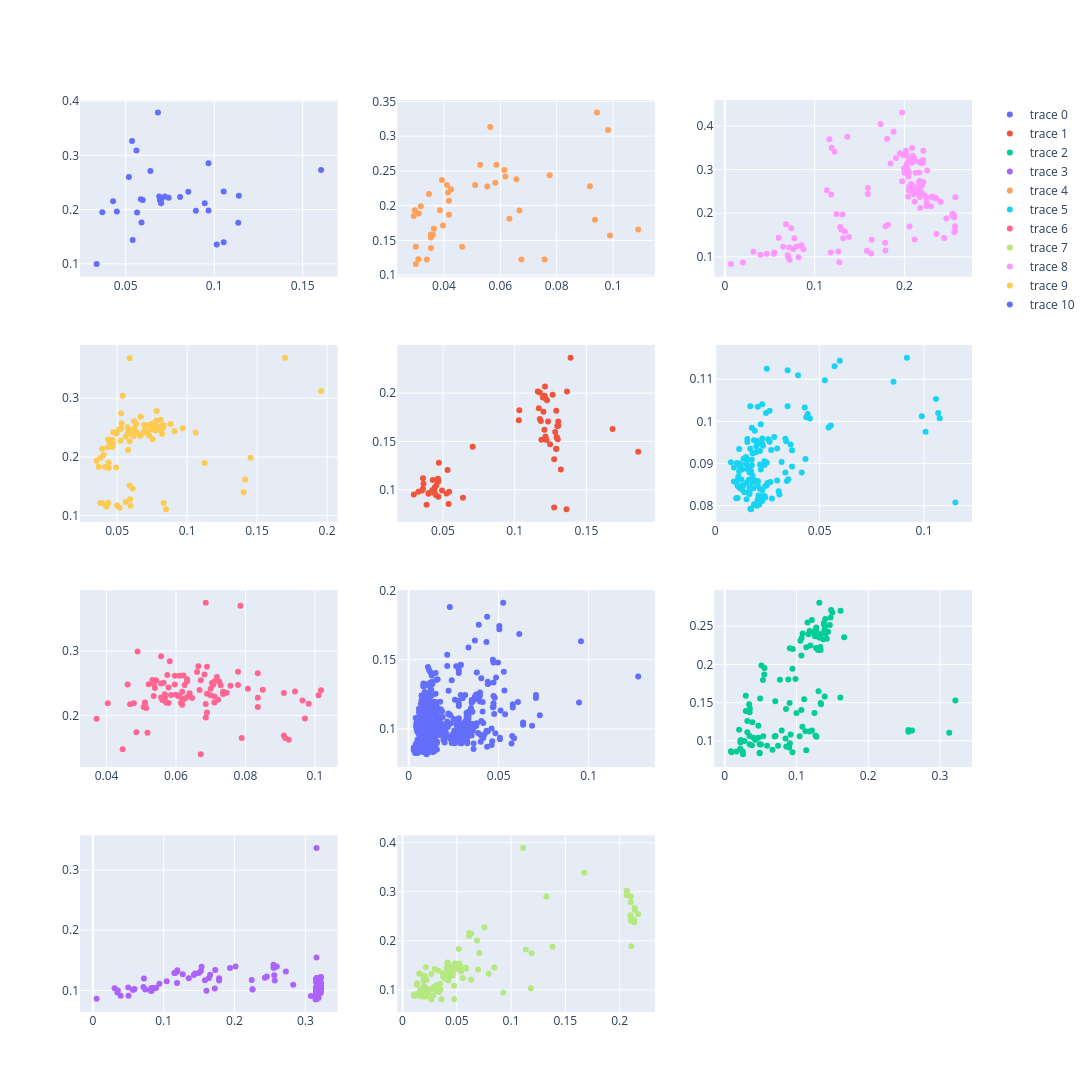

The notebook cell this image was saved under:
### Code cell
import math
import plotly.graph_objects as go
from plotly.subplots import make_subplots

n_cat = len(names)
n_cols = 3
n_rows = math.ceil(n_cat / n_cols)


fig = make_subplots(n_rows, n_cols)

for i, group_t in enumerate(food.groupby(['category'])):
    row = i % n_rows + 1
    col = i % n_cols + 1
    name = group_t[0][0]
    df = group_t[1]
    fig.add_trace(go.Scatter(x=df["Energy"], y=df["score"],
                             text=df["food"],
                             mode="markers"), row, col)

d = 18.5
# fig.set_size_inches(d, 8/5 * d)
fig.update_layout(height=1600, width=1600)
fig.show()

### Figure 1 — Plotly figure (JSON) as saved in the notebook; plotly's stock layout.template omitted (floating-point values rounded to 4 significant figures; data arrays with more than 128 entries replaced by an {"elided": "..."} marker saying what was removed)
{"data": [{"mode": "markers", "text": ["Beef, rib, shortribs, separable lean only, choice, cooked, braised", "Beef, variety meats and by-products, brain, cooked, simmered", "Beef, variety meats and by-products, liver, cooked, braised", "Beef, variety meats and by-products, lungs, cooked, braised", "Beef, ground, patties, frozen, cooked, broiled", "Beef, variety meats and by-products, heart, cooked, simmered", "Beef, variety meats and by-products, kidneys, cooked, simmered", "Beef, variety meats and by-products, pancreas, cooked, braised", "Beef, variety meats and by-products, thymus, cooked, braised", "Beef, cured, breakfast strips, cooked", "Beef, cured, corned beef, brisket, cooked", "Beef, variety meats and by-products, spleen, cooked, braised", "Beef, variety meats and by-products, tongue, cooked, simmered", "Beef, New Zealand, imported, brisket point end, separable lean only, cooked, braised", "Beef, New Zealand, imported, chuck eye roll, separable lean only, cooked, braised", "Beef, New Zealand, imported, flank, separable lean only, cooked, braised", "Beef, New Zealand, imported, flat, separable lean only, cooked, braised", "Beef, New Zealand, imported, variety meats and by-products, heart, cooked, boiled", "Beef, New Zealand, imported, variety meats and by-products, kidney, cooked, boiled", "Beef, New Zealand, imported, oyster blade, separable lean only, cooked, braised", "Beef, New Zealand, imported, ribs prepared, cooked, fast roasted", "Beef, New Zealand, imported, sweetbread, cooked, boiled", "Beef, New Zealand, imported, variety meats and by-products, tripe cooked, boiled", "Beef, New Zealand, imported, bolar blade, separable lean only, cooked, fast roasted", "Beef, New Zealand, imported, brisket navel end, separable lean only, cooked, braised", "Beef, New Zealand, imported, cube roll, separable lean only, cooked, fast roasted", "Beef, New Zealand, imported, eye round, separable lean only, cooked, slow roasted", "Beef, New Zealand, imported, hind shin, separable lean only, cooked, braised", "Beef, New Zealand, imported, variety meats and by-products liver, cooked, boiled", "Beef, New Zealand, imported, manufacturing beef, cooked, boiled", "Beef, New Zealand, imported, variety meats and by-products, tongue, cooked, boiled", "Beef, variety meats and by-products, tripe, cooked, simmered"], "type": "scatter", "x": [0.1054, 0.05393, 0.06821, 0.04286, 0.1054, 0.05893, 0.05643, 0.09679, 0.1139, 0.1604, 0.08964, 0.05179, 0.1014, 0.07214, 0.07429, 0.06929, 0.08071, 0.06393, 0.05607, 0.07, 0.07036, 0.1136, 0.03679, 0.06893, 0.09464, 0.08536, 0.05857, 0.05964, 0.05357, 0.045, 0.09679, 0.03357], "xaxis": "x", "y": [0.2334, 0.1441, 0.3789, 0.2153, 0.1397, 0.1763, 0.1945, 0.2853, 0.2256, 0.2732, 0.1978, 0.26, 0.1355, 0.2242, 0.2219, 0.2177, 0.2231, 0.2714, 0.3089, 0.2118, 0.2206, 0.1759, 0.1949, 0.2241, 0.2115, 0.2331, 0.219, 0.2177, 0.3267, 0.1965, 0.1984, 0.09946], "yaxis": "y"}, {"mode": "markers", "text": ["Vital wheat gluten", "Millet, cooked", "Rice, brown, medium-grain, cooked (Includes foods for USDA's Food Distribution Program)", "Rye grain", "Rye flour, dark", "Rye flour, medium", "Rye flour, light", "Triticale flour, whole-grain", "Wheat, hard red spring", "Wheat, hard red winter", "Wheat, soft red winter", "Wheat flour, whole-grain (Includes foods for USDA's Food Distribution Program)", "Wild rice, cooked", "Rice flour, brown", "Pasta, gluten-free, corn, cooked", "Pasta, homemade, made with egg, cooked", "Pasta, homemade, made without egg, cooked", "Noodles, chinese, chow mein", "Noodles, japanese, soba, cooked", "Noodles, japanese, somen, cooked", "Pasta, whole-wheat, cooked (Includes foods for USDA's Food Distribution Program)", "Spaghetti, spinach, cooked", "Rice noodles, cooked", "Quinoa, cooked", "Teff, cooked", "Corn grain, white", "Corn flour, whole-grain, blue (harina de maiz morado)", "Sorghum flour, whole-grain", "Wheat flour, whole-grain, soft wheat", "Cornmeal, whole-grain, yellow", "Cornstarch", "Couscous, cooked", "Rice, brown, long-grain, cooked (Includes foods for USDA's Food Distribution Program)", "Oats (Includes foods for USDA's Food Distribution Program)", "Rice, white, steamed, Chinese restaurant", "Sorghum grain", "Triticale", "Wheat, hard white", "Wheat, soft white", "Wheat, durum", "Wheat, sprouted", "Pasta, fresh-refrigerated, plain, as purchased", "Pasta, fresh-refrigerated, plain, cooked", "Pasta, fresh-refrigerated, spinach, as purchased", "Pasta, fresh-refrigerated, spinach, cooked", "Noodles, flat, crunchy, Chinese restaurant", "Barley flour or meal", "Barley malt flour", "Wheat, KAMUT khorasan, cooked", "Spelt, cooked", "Corn flour, whole-grain, white", "Cornmeal, whole-grain, white", "Barley, hulled", "Barley, pearled, cooked", "Buckwheat", "Bulgur, cooked", "Corn grain, yellow", "Corn flour, whole-grain, yellow", "Amaranth grain, cooked", "Arrowroot flour", "Buckwheat groats, roasted, cooked", "Buckwheat flour, whole-groat", "Millet flour", "Pasta, gluten-free, brown rice flour, cooked, TINKYADA", "Pasta, gluten-free, corn flour and quinoa flour, cooked, ANCIENT HARVEST", "Rice, brown, parboiled, cooked, UNCLE BENS", "Pasta, gluten-free, corn and rice flour, cooked"], "type": "scatter", "x": [0.1321, 0.0425, 0.04, 0.1207, 0.1161, 0.1246, 0.1275, 0.1207, 0.1175, 0.1168, 0.1182, 0.1214, 0.03607, 0.1296, 0.045, 0.04643, 0.04429, 0.1682, 0.03536, 0.04679, 0.05321, 0.04643, 0.03857, 0.04286, 0.03607, 0.1304, 0.13, 0.1282, 0.1186, 0.1293, 0.1361, 0.04, 0.04393, 0.1389, 0.05393, 0.1175, 0.12, 0.1221, 0.1214, 0.1211, 0.07071, 0.1029, 0.04679, 0.1032, 0.04643, 0.1861, 0.1232, 0.1289, 0.04714, 0.04536, 0.1289, 0.1293, 0.1264, 0.04393, 0.1225, 0.02964, 0.1304, 0.1289, 0.03643, 0.1275, 0.03286, 0.1196, 0.1364, 0.04929, 0.05429, 0.0525, 0.06393], "xaxis": "x5", "y": [0.121, 0.09943, 0.09583, 0.1622, 0.2017, 0.147, 0.1314, 0.1973, 0.2005, 0.1844, 0.1712, 0.1948, 0.101, 0.166, 0.09464, 0.1113, 0.1024, 0.1628, 0.09931, 0.09287, 0.1204, 0.109, 0.08444, 0.1102, 0.1119, 0.1706, 0.1522, 0.1598, 0.1517, 0.1543, 0.07986, 0.09669, 0.09893, 0.2367, 0.08529, 0.1732, 0.1808, 0.1516, 0.155, 0.2069, 0.1445, 0.172, 0.1086, 0.1822, 0.1107, 0.1394, 0.1705, 0.1817, 0.1279, 0.1045, 0.1421, 0.154, 0.1983, 0.0967, 0.1926, 0.09521, 0.1662, 0.1424, 0.1062, 0.08166, 0.09796, 0.1955, 0.2018, 0.09935, 0.0979, 0.09619, 0.09176], "yaxis": "y5"}, {"mode": "markers", "text": ["Cheese, parmesan, low sodium", "Milk, imitation, non-soy", "Cheese, mozzarella, low sodium", "Imitation cheese, american or cheddar, low cholesterol", "Cream substitute, liquid, light", "Cheese, pasteurized process, cheddar or American, low sodium", "Cheese, swiss, low sodium", "Cheese, cottage, with vegetables", "Cheese, american cheddar, imitation", "Eggs, scrambled, frozen mixture", "Cheese, fontina", "Cheese, monterey", "Cheese, mozzarella, whole milk", "Cheese, mozzarella, whole milk, low moisture", "Cheese, mozzarella, part skim milk", "Cheese, parmesan, hard", "Cheese, port de salut", "Cheese, provolone", "Cheese, ricotta, whole milk", "Cheese, tilsit", "Cheese, pasteurized process, pimento", "Cheese, pasteurized process, swiss", "Cheese food, cold pack, American", "Cream, fluid, light (coffee cream or table cream)", "Cream, fluid, light whipping", "Cream, fluid, heavy whipping", "Cream, whipped, cream topping, pressurized", "Milk, filled, fluid, with blend of hydrogenated vegetable oils", "Milk, filled, fluid, with lauric acid oil", "Dessert topping, pressurized", "Dessert topping, semi solid, frozen", "Sour cream, imitation, cultured", "Milk, low sodium, fluid", "Milk, sheep, fluid", "Milk shakes, thick chocolate", "Milk shakes, thick vanilla", "Whey, acid, fluid", "Yogurt, plain, skim milk", "Nutritional supplement for people with diabetes, liquid", "Cheese, mexican, queso cotija", "Cheese, cheddar, sharp, sliced", "Cheese, mozzarella, low moisture, part-skim, shredded", "Yogurt, Greek, fruit, whole milk", "Yogurt, Greek, Blueberry, CHOBANI", "Cheese, gjetost", "Cheese, gouda", "Cheese, gruyere", "Cheese, limburger", "Cheese, mozzarella, low moisture, part-skim", "Cheese, muenster", "Cheese, neufchatel", "Cheese, parmesan, grated", "Cheese, ricotta, part skim milk", "Cheese, romano", "Cheese, roquefort", "Cheese, swiss", "Cheese food, pasteurized process, swiss", "Cream, fluid, half and half", "Cream, sour, cultured", "Eggnog", "Cream substitute, liquid, with hydrogenated vegetable oil and soy protein", "Cream substitute, liquid, with lauric acid oil and sodium caseinate", "Milk substitutes, fluid, with lauric acid oil", "Milk, chocolate beverage, hot cocoa, homemade", "Milk, human, mature, fluid", "Milk, indian buffalo, fluid", "Whey, sweet, fluid", "Yogurt, plain, whole milk", "Cheese, Mexican blend", "Ice cream, light, soft serve, chocolate", "Ice cream bar, stick or nugget, with crunch coating", "Yogurt, Greek, plain, whole milk", "Ice cream bar, covered with chocolate and nuts", "Ice cream sundae cone", "Light ice cream, Creamsicle", "Yogurt, Greek, whole, plain, CHOBANI", "Butter, Clarified butter (ghee)", "Cheese, blue", "Cheese, brick", "Cheese, brie", "Cheese, camembert", "Cheese, cottage, creamed, large or small curd", "Cheese, cottage, creamed, with fruit", "Egg, whole, cooked, omelet", "Egg, whole, cooked, poached", "Egg, whole, cooked, scrambled", "Cheese, goat, hard type", "Cheese substitute, mozzarella", "Cheese sauce, prepared from recipe", "Cheese, mexican, queso anejo", "KRAFT CHEEZ WHIZ Pasteurized Process Cheese Sauce", "Cheese, fresh, queso fresco", "Cheese, white, queso blanco", "Milk, buttermilk, fluid, whole", "Ice cream sandwich", "Ice cream cookie sandwich", "Ice cream cone, chocolate covered, with nuts, flavors other than chocolate", "Ice cream sandwich, made with light ice cream, vanilla", "Butter, salted", "Butter, whipped, with salt", "Butter oil, anhydrous", "Cheese, cheddar (Includes foods for USDA's Food Distribution Program)", "Cheese, cheshire", "Cheese, colby", "Cheese, cream", "Cheese, edam", "Cheese, feta", "Egg, whole, cooked, hard-boiled", "Butter, without salt", "Cheese, parmesan, shredded", "Cheese, goat, semisoft type", "Cheese, goat, soft type", "Cheese, mexican, queso asadero", "Cheese, mexican, queso chihuahua", "Cheese, low-sodium, cheddar or colby", "Sour cream, light", "KRAFT CHEEZ WHIZ LIGHT Pasteurized Process Cheese Product", "Cream substitute, flavored, liquid", "Dulce de Leche", "Ice cream, soft serve, chocolate", "Ice cream, bar or stick, chocolate covered"], "type": "scatter", "x": [0.1611, 0.01643, 0.1, 0.1393, 0.02536, 0.1343, 0.1336, 0.03393, 0.08536, 0.04679, 0.1389, 0.1332, 0.1068, 0.1136, 0.09071, 0.14, 0.1257, 0.1254, 0.05357, 0.1214, 0.1339, 0.1193, 0.1182, 0.06964, 0.1043, 0.1214, 0.09179, 0.0225, 0.0225, 0.09429, 0.1136, 0.07429, 0.02179, 0.03857, 0.0425, 0.04, 0.008571, 0.02, 0.03143, 0.1307, 0.1464, 0.1086, 0.03786, 0.02929, 0.1664, 0.1271, 0.1475, 0.1168, 0.1054, 0.1314, 0.09036, 0.15, 0.04929, 0.1382, 0.1318, 0.1404, 0.1154, 0.04679, 0.07071, 0.03143, 0.04857, 0.04857, 0.02179, 0.0275, 0.025, 0.03464, 0.009643, 0.02179, 0.1371, 0.05036, 0.1279, 0.03464, 0.1082, 0.09071, 0.05893, 0.02929, 0.3214, 0.1261, 0.1325, 0.1193, 0.1071, 0.035, 0.03464, 0.055, 0.05107, 0.05321, 0.1614, 0.08857, 0.07036, 0.1332, 0.09857, 0.1068, 0.1107, 0.02214, 0.08464, 0.08571, 0.1264, 0.06643, 0.2561, 0.2611, 0.3129, 0.1439, 0.1382, 0.1407, 0.125, 0.1275, 0.09464, 0.05536, 0.2561, 0.1482, 0.13, 0.09429, 0.1271, 0.1336, 0.1421, 0.04857, 0.07679, 0.08964, 0.1125, 0.07929, 0.1182], "xaxis": "x9", "y": [0.1567, 0.08616, 0.1363, 0.1582, 0.08231, 0.148, 0.1495, 0.148, 0.1417, 0.1198, 0.2453, 0.2384, 0.2115, 0.2225, 0.2212, 0.2596, 0.2368, 0.2393, 0.106, 0.2582, 0.2397, 0.2426, 0.2439, 0.1056, 0.1058, 0.1136, 0.1083, 0.1009, 0.0986, 0.08518, 0.08759, 0.0934, 0.09774, 0.1244, 0.1014, 0.1041, 0.08626, 0.1145, 0.126, 0.1648, 0.2515, 0.2404, 0.09432, 0.1391, 0.2357, 0.2447, 0.2614, 0.2395, 0.2309, 0.2352, 0.1496, 0.268, 0.1555, 0.2543, 0.2807, 0.2502, 0.255, 0.1038, 0.1063, 0.1113, 0.08379, 0.08438, 0.08957, 0.09981, 0.08595, 0.1062, 0.08507, 0.09979, 0.2329, 0.09519, 0.1053, 0.09554, 0.1185, 0.09693, 0.09358, 0.159, 0.1528, 0.2446, 0.2354, 0.2248, 0.2345, 0.1419, 0.1372, 0.1867, 0.1987, 0.1795, 0.2702, 0.1804, 0.1517, 0.2229, 0.181, 0.1404, 0.1544, 0.1, 0.103, 0.09257, 0.107, 0.08829, 0.1141, 0.1133, 0.1104, 0.2426, 0.252, 0.2409, 0.1363, 0.2485, 0.2201, 0.1954, 0.112, 0.2712, 0.2188, 0.1942, 0.2214, 0.219, 0.2336, 0.09558, 0.1799, 0.09135, 0.1124, 0.1136, 0.1121], "yaxis": "y9"}, {"mode": "markers", "text": {"elided": "142 str values"}, "type": "scatter", "x": {"elided": "142 float values"}, "xaxis": "x10", "y": {"elided": "142 float values"}, "yaxis": "y10"}, {"mode": "markers", "text": ["Mollusks, scallop, (bay and sea), cooked, steamed", "Fish, mackerel, salted", "Fish, cisco, smoked", "Fish, gefiltefish, commercial, sweet recipe", "Crustaceans, crab, blue, crab cakes, home recipe", "Crustaceans, shrimp, mixed species, cooked, moist heat (may contain additives to retain moisture)", "Crustaceans, shrimp, mixed species, imitation, made from surimi", "Mollusks, clam, mixed species, cooked, moist heat", "Mollusks, oyster, eastern, wild, cooked, moist heat", "Mollusks, whelk, unspecified, cooked, moist heat", "Fish, salmon, chinook, smoked, (lox), regular", "Crustaceans, crab, dungeness, cooked, moist heat", "Crustaceans, crab, queen, cooked, moist heat", "Crustaceans, spiny lobster, mixed species, cooked, moist heat", "Mollusks, cuttlefish, mixed species, cooked, moist heat", "Fish, herring, Atlantic, kippered", "Fish, sablefish, smoked", "Fish, salmon, chinook, smoked", "Fish, surimi", "Fish, whitefish, mixed species, smoked", "Mollusks, conch, baked or broiled", "Salmon nuggets, breaded, frozen, heated", "Salmon nuggets, cooked as purchased, unheated", "Fish, pollock, Alaska, cooked", "Fish, caviar, black and red, granular", "Fish, fish sticks, frozen, prepared", "Fish, haddock, smoked", "Crustaceans, crab, alaska king, cooked, moist heat", "Crustaceans, crab, alaska king, imitation, made from surimi", "Crustaceans, crab, blue, cooked, moist heat", "Crustaceans, crayfish, mixed species, wild, cooked, moist heat", "Crustaceans, lobster, northern, cooked, moist heat", "Mollusks, mussel, blue, cooked, moist heat", "Mollusks, scallop, mixed species, imitation, made from surimi", "Mollusks, octopus, common, cooked, moist heat", "Mollusks, oyster, Pacific, cooked, moist heat", "Fish, herring, Atlantic, pickled", "Fish, salmon, coho, wild, cooked, moist heat", "Fish, sturgeon, mixed species, smoked", "Fish, tuna salad", "Crustaceans, crayfish, mixed species, farmed, cooked, moist heat", "Fish, cod, Pacific, cooked", "Crustaceans, shrimp, cooked"], "type": "scatter", "x": [0.03964, 0.1089, 0.06321, 0.03, 0.05536, 0.0425, 0.03607, 0.05286, 0.03643, 0.09821, 0.04179, 0.03929, 0.04107, 0.05107, 0.05643, 0.0775, 0.09179, 0.04179, 0.03536, 0.03857, 0.04643, 0.07571, 0.0675, 0.03093, 0.09429, 0.09893, 0.04143, 0.03464, 0.03393, 0.02964, 0.02929, 0.03179, 0.06143, 0.03536, 0.05857, 0.05821, 0.09357, 0.06571, 0.06179, 0.06679, 0.03107, 0.03, 0.03536], "xaxis": "x2", "y": [0.1714, 0.1656, 0.1811, 0.1408, 0.2275, 0.2237, 0.1583, 0.2587, 0.1667, 0.3089, 0.207, 0.2368, 0.2298, 0.2298, 0.3133, 0.2437, 0.2279, 0.187, 0.154, 0.1932, 0.1409, 0.1223, 0.1226, 0.1228, 0.3339, 0.157, 0.2189, 0.2166, 0.1224, 0.1934, 0.185, 0.1991, 0.2512, 0.1584, 0.2589, 0.2331, 0.1796, 0.238, 0.2418, 0.1931, 0.1887, 0.1158, 0.1389], "yaxis": "y2"}, {"mode": "markers", "text": {"elided": "142 str values"}, "type": "scatter", "x": {"elided": "142 float values"}, "xaxis": "x6", "y": {"elided": "142 float values"}, "yaxis": "y6"}, {"mode": "markers", "text": ["Lamb, New Zealand, imported, frozen, leg, whole (shank and sirloin), separable lean only, cooked, roasted", "Game meat, muskrat, cooked, roasted", "Game meat, opossum, cooked, roasted", "Game meat, rabbit, domesticated, composite of cuts, cooked, roasted", "Game meat, squirrel, cooked, roasted", "Lamb, variety meats and by-products, brain, cooked, braised", "Lamb, variety meats and by-products, heart, cooked, braised", "Veal, variety meats and by-products, heart, cooked, braised", "Lamb, variety meats and by-products, liver, cooked, braised", "Veal, variety meats and by-products, liver, cooked, braised", "Veal, variety meats and by-products, lungs, cooked, braised", "Lamb, variety meats and by-products, pancreas, cooked, braised", "Veal, variety meats and by-products, spleen, cooked, braised", "Veal, variety meats and by-products, thymus, cooked, braised", "Lamb, ground, cooked, broiled", "Veal, shank (fore and hind), separable lean only, cooked, braised", "Game meat, bison, ribeye, separable lean only, 1\" steak, cooked, broiled", "Game meat, bison, top round, separable lean only, 1\" steak, cooked, broiled", "Game meat, deer, ground, cooked, pan-broiled", "Game meat, deer, loin, separable lean only, 1\" steak, cooked, broiled", "Game meat, deer, shoulder clod, separable lean only, cooked, braised", "Lamb, New Zealand, imported, breast, separable lean only, cooked, braised", "Lamb, New Zealand, imported, chump, boneless, separable lean only, cooked, fast roasted", "Lamb, New Zealand, imported, ground lamb, cooked, braised", "Lamb, New Zealand, imported, tongue - swiss cut, cooked, soaked and simmered", "Lamb, New Zealand, imported, loin saddle, separable lean only, cooked, fast roasted", "Lamb, New Zealand, imported, neck chops, separable lean only, cooked, braised", "Lamb, New Zealand, imported, netted shoulder, rolled, boneless, separable lean only, cooked, slow roasted", "Lamb, New Zealand, imported, rack - fully frenched, separable lean only, cooked, fast roasted", "Veal, loin, chop, separable lean only, cooked, grilled", "Veal, foreshank, osso buco, separable lean only, cooked, braised", "Lamb, New Zealand, imported, frozen, loin, separable lean only, cooked, broiled", "Lamb, New Zealand, imported, frozen, shoulder, whole (arm and blade), separable lean only, cooked, braised", "Veal, leg (top round), separable lean only, cooked, roasted", "Veal, rib, separable lean only, cooked, braised", "Veal, rib, separable lean only, cooked, roasted", "Veal, shoulder, whole (arm and blade), separable lean only, cooked, braised", "Veal, shoulder, whole (arm and blade), separable lean only, cooked, roasted", "Veal, shoulder, blade, separable lean only, cooked, braised", "Veal, sirloin, separable lean only, cooked, braised", "Veal, sirloin, separable lean only, cooked, roasted", "Game meat, antelope, cooked, roasted", "Game meat, bear, cooked, simmered", "Bison, ground, grass-fed, cooked", "Game meat, beefalo, composite of cuts, cooked, roasted", "Game meat, bison, separable lean only, cooked, roasted", "Game meat, caribou, cooked, roasted", "Lamb, New Zealand, imported, frozen, composite of trimmed retail cuts, separable lean only, cooked", "Lamb, New Zealand, imported, fore-shank, separable lean only, cooked, braised", "Game meat, moose, cooked, roasted", "Game meat, rabbit, domesticated, composite of cuts, cooked, stewed", "Game meat, rabbit, wild, cooked, stewed", "Game meat, raccoon, cooked, roasted", "Veal, variety meats and by-products, brain, cooked, braised", "Lamb, variety meats and by-products, kidneys, cooked, braised", "Veal, variety meats and by-products, kidneys, cooked, braised", "Lamb, variety meats and by-products, lungs, cooked, braised", "Veal, variety meats and by-products, pancreas, cooked, braised", "Lamb, variety meats and by-products, spleen, cooked, braised", "Lamb, variety meats and by-products, tongue, cooked, braised", "Veal, variety meats and by-products, tongue, cooked, braised", "Veal, breast, whole, boneless, separable lean only, cooked, braised", "Game meat, bison, ground, cooked, pan-broiled", "Game meat , bison, top sirloin, separable lean only, 1\" steak, cooked, broiled", "Game meat, bison, chuck, shoulder clod, separable lean only, cooked, braised", "Game meat, elk, ground, cooked, pan-broiled", "Game meat, elk, loin, separable lean only, cooked, broiled", "Game meat, elk, round, separable lean only, cooked, broiled", "Game meat, elk, tenderloin, separable lean only, cooked, broiled", "Game meat, deer, tenderloin, separable lean only, cooked, broiled", "Game meat, deer, top round, separable lean only, 1\" steak, cooked, broiled", "Lamb, New Zealand, imported, flap, boneless, separable lean only, cooked, braised", "Lamb, New Zealand, imported, heart, cooked, soaked and simmered", "Lamb, New Zealand, imported, sweetbread, cooked, soaked and simmered", "Lamb, New Zealand, imported, tunnel-boned leg, chump off, shank off, separable lean only, cooked, slow roasted", "Lamb, New Zealand, imported, square-cut shoulder chops, separable lean only, cooked, braised", "Lamb, New Zealand, imported, loin, boneless, separable lean only, cooked, fast roasted", "Lamb, New Zealand, imported, hind-shank, separable lean only, cooked, braised", "Lamb, New Zealand, imported, square-cut shoulder, separable lean only, cooked, slow roasted", "Veal, leg, top round, cap off, cutlet, boneless, cooked, grilled", "Veal, shoulder, blade chop, separable lean only, cooked, grilled", "Game meat, deer, cooked, roasted", "Game meat, horse, cooked, roasted", "Lamb, New Zealand, imported, rack - partly frenched, separable lean only, cooked, fast roasted", "Veal, composite of trimmed retail cuts, separable lean only, cooked", "Veal, leg (top round), separable lean only, cooked, braised", "Veal, loin, separable lean only, cooked, braised", "Veal, loin, separable lean only, cooked, roasted", "Veal, shoulder, arm, separable lean only, cooked, braised", "Veal, shoulder, arm, separable lean only, cooked, roasted", "Veal, shoulder, blade, separable lean only, cooked, roasted", "Veal, cubed for stew (leg and shoulder), separable lean only, cooked, braised", "Veal, ground, cooked, broiled", "Game meat, beaver, cooked, roasted", "Game meat, boar, wild, cooked, roasted", "Game meat, buffalo, water, cooked, roasted", "Game meat, elk, cooked, roasted", "Game meat, goat, cooked, roasted"], "type": "scatter", "x": [0.06464, 0.08357, 0.07893, 0.07036, 0.06179, 0.05179, 0.06607, 0.06643, 0.07857, 0.06857, 0.03714, 0.08357, 0.04607, 0.04464, 0.1011, 0.06321, 0.06321, 0.06214, 0.06679, 0.05357, 0.06821, 0.09643, 0.05071, 0.06857, 0.09714, 0.05786, 0.09429, 0.07107, 0.06179, 0.05679, 0.05607, 0.07107, 0.1018, 0.05357, 0.07786, 0.06321, 0.07107, 0.06071, 0.07071, 0.07286, 0.06, 0.05357, 0.0925, 0.06393, 0.06714, 0.05107, 0.05964, 0.07357, 0.07464, 0.04786, 0.07357, 0.06179, 0.09107, 0.04857, 0.04893, 0.05821, 0.04036, 0.09143, 0.05571, 0.09821, 0.07214, 0.07786, 0.085, 0.06107, 0.06893, 0.06893, 0.05964, 0.05571, 0.05786, 0.05321, 0.05429, 0.08357, 0.0575, 0.05143, 0.05679, 0.09107, 0.05571, 0.07, 0.06857, 0.05393, 0.05679, 0.05643, 0.0625, 0.06893, 0.07, 0.0725, 0.08071, 0.0625, 0.07179, 0.05857, 0.06107, 0.06714, 0.06143, 0.07571, 0.05714, 0.04679, 0.05214, 0.05107], "xaxis": "x7", "y": [0.2272, 0.2657, 0.1652, 0.2505, 0.2239, 0.1733, 0.2675, 0.2766, 0.37, 0.3748, 0.1951, 0.2276, 0.2483, 0.148, 0.2316, 0.2565, 0.2533, 0.262, 0.2395, 0.2488, 0.2638, 0.2233, 0.2133, 0.1969, 0.1957, 0.2196, 0.2373, 0.2203, 0.217, 0.228, 0.2243, 0.2294, 0.2394, 0.2302, 0.2473, 0.2288, 0.2528, 0.2301, 0.2478, 0.2472, 0.2323, 0.2501, 0.1627, 0.2348, 0.1401, 0.2195, 0.2617, 0.2335, 0.2354, 0.2191, 0.2371, 0.2371, 0.1691, 0.1743, 0.2992, 0.284, 0.2191, 0.1652, 0.2919, 0.2183, 0.2246, 0.2678, 0.2401, 0.2616, 0.2756, 0.2341, 0.2482, 0.2499, 0.2435, 0.2552, 0.255, 0.2132, 0.2628, 0.2117, 0.2242, 0.235, 0.2282, 0.2315, 0.218, 0.2427, 0.2329, 0.2509, 0.2473, 0.2049, 0.2418, 0.2523, 0.2415, 0.2261, 0.2596, 0.2318, 0.2301, 0.2547, 0.2195, 0.2461, 0.2202, 0.2177, 0.2486, 0.2201], "yaxis": "y7"}, {"mode": "markers", "text": {"elided": "161 str values"}, "type": "scatter", "x": {"elided": "161 float values"}, "xaxis": "x11", "y": {"elided": "161 float values"}, "yaxis": "y11"}, {"mode": "markers", "text": {"elided": "134 str values"}, "type": "scatter", "x": {"elided": "134 float values"}, "xaxis": "x3", "y": {"elided": "134 float values"}, "yaxis": "y3"}, {"mode": "markers", "text": ["Pork, fresh, leg (ham), rump half, separable lean only, cooked, roasted", "Pork, fresh, loin, sirloin (chops), bone-in, separable lean only, cooked, braised", "Pork, fresh, shoulder, whole, separable lean only, cooked, roasted", "Pork, fresh, shoulder, arm picnic, separable lean only, cooked, braised", "Pork, fresh, shoulder, arm picnic, separable lean only, cooked, roasted", "Pork, fresh, shoulder, blade, boston (roasts), separable lean only, cooked, roasted", "Pork, fresh, composite of trimmed retail cuts (leg, loin, and shoulder), separable lean only, cooked", "Pork, fresh, variety meats and by-products, chitterlings, cooked, simmered", "Pork, fresh, variety meats and by-products, ears, frozen, cooked, simmered", "Pork, fresh, variety meats and by-products, kidneys, cooked, braised", "Pork, fresh, variety meats and by-products, liver, cooked, braised", "Pork, fresh, variety meats and by-products, spleen, cooked, braised", "Canadian bacon, unprepared", "Pork, cured, feet, pickled", "Pork, cured, ham, patties, unheated", "Pork, cured, ham, steak, boneless, extra lean, unheated", "Pork, cured, ham, whole, separable lean only, unheated", "Pork, cured, shoulder, arm picnic, separable lean only, roasted", "Pork, fresh, variety meats and by-products, tail, cooked, simmered", "Pork, fresh, loin, center rib (roasts), boneless, separable lean only, cooked, roasted", "Pork, fresh, ground, cooked", "Pork, fresh, composite of trimmed retail cuts (loin and shoulder blade), separable lean only, cooked", "HORMEL, Cure 81 Ham", "HORMEL ALWAYS TENDER, Pork Tenderloin, Teriyaki-Flavored", "HORMEL Canadian Style Bacon", "Pork, cured, bacon, cooked, baked", "Pork, fresh, leg (ham), whole, separable lean only, cooked, roasted", "Pork, fresh, leg (ham), shank half, separable lean only, cooked, roasted", "Pork, fresh, loin, whole, separable lean only, cooked, braised", "Pork, fresh, loin, whole, separable lean only, cooked, broiled", "Pork, fresh, loin, whole, separable lean only, cooked, roasted", "Pork, fresh, loin, blade (chops), bone-in, separable lean only, cooked, braised", "Pork, fresh, loin, blade (chops), bone-in, separable lean only, cooked, broiled", "Pork, fresh, loin, blade (roasts), bone-in, separable lean only, cooked, roasted", "Pork, fresh, loin, center loin (chops), bone-in, separable lean only, cooked, braised", "Pork, fresh, loin, center loin (chops), bone-in, separable lean only, cooked, broiled", "Pork, fresh, loin, center loin (roasts), bone-in, separable lean only, cooked, roasted", "Pork, fresh, loin, center rib (chops), bone-in, separable lean only, cooked, braised", "Pork, fresh, loin, center rib (chops), bone-in, separable lean only, cooked, broiled", "Pork, fresh, loin, center rib (roasts), bone-in, separable lean only, cooked, roasted", "Pork, fresh, loin, sirloin (chops), bone-in, separable lean only, cooked, broiled", "Pork, fresh, loin, sirloin (roasts), bone-in, separable lean only, cooked, roasted", "Pork, fresh, loin, tenderloin, separable lean only, cooked, roasted", "Pork, fresh, loin, top loin (chops), boneless, separable lean only, cooked, braised", "Pork, fresh, loin, top loin (chops), boneless, separable lean only, cooked, broiled", "Pork, fresh, loin, top loin (roasts), boneless, separable lean only, cooked, roasted", "Pork, fresh, shoulder, (Boston butt), blade (steaks), separable lean only, cooked, braised", "Pork, fresh, shoulder, blade, boston (steaks), separable lean only, cooked, broiled", "Pork, fresh, variety meats and by-products, brain, cooked, braised", "Pork, fresh, variety meats and by-products, heart, cooked, braised", "Pork, fresh, variety meats and by-products, lungs, cooked, braised", "Pork, fresh, variety meats and by-products, pancreas, cooked, braised", "Pork, fresh, variety meats and by-products, tongue, cooked, braised", "Pork, cured, bacon, unprepared", "Pork, cured, ham, whole, separable lean only, roasted", "Pork, fresh, loin, center loin (chops), boneless, separable lean only, cooked, pan-broiled", "Pork, fresh, variety meats and by-products, feet, cooked, simmered", "Pork, cured, ham, boneless, extra lean and regular, unheated", "Pork, cured, ham, boneless, extra lean and regular, roasted", "Pork, fresh, loin, center rib (chops), boneless, separable lean only, cooked, braised", "Pork, fresh, loin, center rib (chops), boneless, separable lean only, cooked, broiled", "Pork, fresh, loin, country-style ribs, separable lean only, cooked, braised", "Pork, fresh, loin, country-style ribs, separable lean only, bone-in, cooked, roasted", "Pork, fresh, loin, sirloin (chops), boneless, separable lean only, cooked, braised", "Pork, fresh, loin, sirloin (chops), boneless, separable lean only, cooked, broiled", "Pork, fresh, loin, sirloin (roasts), boneless, separable lean only, cooked, roasted", "Pork, fresh, loin, tenderloin, separable lean only, cooked, broiled", "HORMEL ALWAYS TENDER, Pork Tenderloin, Peppercorn-Flavored", "HORMEL ALWAYS TENDER, Pork Loin Filets, Lemon Garlic-Flavored", "HORMEL ALWAYS TENDER, Center Cut Chops, Fresh Pork", "HORMEL ALWAYS TENDER, Boneless Pork Loin, Fresh Pork", "Pork, cured, bacon, cooked, microwaved", "Pork, fresh, variety meats and by-products, stomach, cooked, simmered", "Pork, cured, ham and water product, slice, bone-in, separable lean only, heated, pan-broil", "Pork, cured, ham and water product, slice, boneless, separable lean only, heated, pan-broil", "Pork, cured, ham and water product, whole, boneless, separable lean only, heated, roasted", "Pork, cured, ham and water product, whole, boneless, separable lean only, unheated", "Pork, cured, ham and water product, rump, bone-in, separable lean only, heated, roasted", "Pork, cured, ham, slice, bone-in, separable lean only, unheated", "Pork loin, fresh, backribs, bone-in, cooked-roasted, lean only", "Pork, fresh, loin, country-style ribs, separable lean only, bone-in, cooked, broiled", "Pork, fresh, loin, country-style ribs, separable lean only, boneless, cooked, roasted", "Bacon, pre-sliced, reduced/low sodium, unprepared", "Pork, cured, ham and water product, shank, bone-in, separable lean only, heated, roasted", "Pork, cured, ham and water product, rump, bone-in, separable lean only, unheated", "Pork, cured, ham and water product, slice, bone-in, separable lean only, unheated", "Pork, cured, ham and water product, shank, bone-in, unheated, separable lean only", "Pork, pickled pork hocks", "Pork, cured, ham, slice, bone-in, separable lean only, heated, pan-broil", "Pork, cured, ham, rump, bone-in, separable lean only, heated, roasted", "Pork, cured, ham, rump, bone-in, separable lean only, unheated", "Pork, cured, ham, shank, bone-in, separable lean only, heated, roasted", "Pork, cured, ham, shank, bone-in, separable lean only, unheated", "Pork, fresh, loin, blade (roasts), boneless, separable lean only, cooked, roasted", "Pork, fresh, loin, blade (chops), boneless, separable lean only, boneless, cooked, broiled", "Pork, fresh, loin, country-style ribs, separable lean only, boneless, cooked, broiled", "Pork, cured, ham, boneless, low sodium, extra lean and regular, roasted"], "type": "scatter", "x": [0.05893, 0.06964, 0.08214, 0.06929, 0.08143, 0.08286, 0.07179, 0.08321, 0.05929, 0.05393, 0.05893, 0.05321, 0.03929, 0.05, 0.1125, 0.04357, 0.0525, 0.06071, 0.1414, 0.07643, 0.1061, 0.07536, 0.03786, 0.0425, 0.04357, 0.1957, 0.07536, 0.0625, 0.07286, 0.075, 0.07464, 0.07929, 0.06893, 0.0775, 0.07143, 0.06429, 0.06929, 0.07429, 0.06643, 0.07357, 0.06214, 0.07286, 0.05107, 0.06071, 0.06179, 0.06179, 0.08321, 0.08107, 0.04929, 0.05286, 0.03536, 0.07821, 0.09679, 0.1404, 0.05607, 0.05786, 0.085, 0.05786, 0.05893, 0.07536, 0.07714, 0.08821, 0.08107, 0.05821, 0.0575, 0.06357, 0.06679, 0.03929, 0.04214, 0.05964, 0.05179, 0.17, 0.05607, 0.04357, 0.04393, 0.04393, 0.04143, 0.04679, 0.04643, 0.09107, 0.07714, 0.07821, 0.1454, 0.04714, 0.03821, 0.03679, 0.04036, 0.06107, 0.05286, 0.04714, 0.04464, 0.04964, 0.04464, 0.0625, 0.06036, 0.07714, 0.05893], "xaxis": "x4", "y": [0.2448, 0.2527, 0.2393, 0.2437, 0.2529, 0.2491, 0.2429, 0.1214, 0.1278, 0.3043, 0.3682, 0.2575, 0.2139, 0.1177, 0.1899, 0.2299, 0.2277, 0.2391, 0.1615, 0.2503, 0.2418, 0.2572, 0.1216, 0.1162, 0.1218, 0.3122, 0.25, 0.2425, 0.2367, 0.2475, 0.2473, 0.2463, 0.2412, 0.2449, 0.2539, 0.2415, 0.2545, 0.2494, 0.2355, 0.2551, 0.2609, 0.2542, 0.2465, 0.2447, 0.2395, 0.2353, 0.2539, 0.2479, 0.1819, 0.2745, 0.1935, 0.2783, 0.249, 0.14, 0.235, 0.2408, 0.111, 0.2117, 0.2267, 0.2301, 0.256, 0.256, 0.2632, 0.2449, 0.2505, 0.2562, 0.2684, 0.1214, 0.1158, 0.1169, 0.1137, 0.3691, 0.1231, 0.2167, 0.1906, 0.181, 0.1831, 0.2176, 0.2292, 0.2438, 0.2582, 0.262, 0.1988, 0.2226, 0.1984, 0.1834, 0.2033, 0.1462, 0.2487, 0.242, 0.2288, 0.2402, 0.2257, 0.2486, 0.2428, 0.254, 0.1515], "yaxis": "y4"}, {"mode": "markers", "text": {"elided": "628 str values"}, "type": "scatter", "x": {"elided": "628 float values"}, "xaxis": "x8", "y": {"elided": "628 float values"}, "yaxis": "y8"}], "layout": {"height": 1600, "width": 1600, "xaxis": {"anchor": "y", "domain": [0, 0.2889]}, "xaxis10": {"anchor": "y10", "domain": [0, 0.2889]}, "xaxis11": {"anchor": "y11", "domain": [0.3556, 0.6444]}, "xaxis12": {"anchor": "y12", "domain": [0.7111, 1]}, "xaxis2": {"anchor": "y2", "domain": [0.3556, 0.6444]}, "xaxis3": {"anchor": "y3", "domain": [0.7111, 1]}, "xaxis4": {"anchor": "y4", "domain": [0, 0.2889]}, "xaxis5": {"anchor": "y5", "domain": [0.3556, 0.6444]}, "xaxis6": {"anchor": "y6", "domain": [0.7111, 1]}, "xaxis7": {"anchor": "y7", "domain": [0, 0.2889]}, "xaxis8": {"anchor": "y8", "domain": [0.3556, 0.6444]}, "xaxis9": {"anchor": "y9", "domain": [0.7111, 1]}, "yaxis": {"anchor": "x", "domain": [0.8063, 1]}, "yaxis10": {"anchor": "x10", "domain": [0, 0.1938]}, "yaxis11": {"anchor": "x11", "domain": [0, 0.1938]}, "yaxis12": {"anchor": "x12", "domain": [0, 0.1938]}, "yaxis2": {"anchor": "x2", "domain": [0.8063, 1]}, "yaxis3": {"anchor": "x3", "domain": [0.8063, 1]}, "yaxis4": {"anchor": "x4", "domain": [0.5375, 0.7312]}, "yaxis5": {"anchor": "x5", "domain": [0.5375, 0.7312]}, "yaxis6": {"anchor": "x6", "domain": [0.5375, 0.7312]}, "yaxis7": {"anchor": "x7", "domain": [0.2687, 0.4625]}, "yaxis8": {"anchor": "x8", "domain": [0.2687, 0.4625]}, "yaxis9": {"anchor": "x9", "domain": [0.2687, 0.4625]}}}
